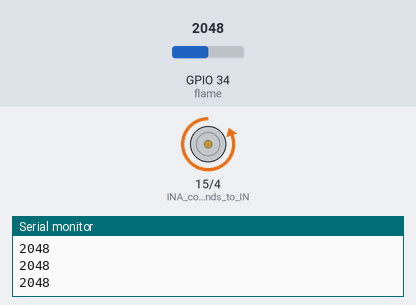
This sketch was run on a simulated ESP32. Shown: motor-driver pin pairs drawn as motors (green arrow = first pin HIGH = forward, orange = second pin HIGH = backward, longer = more drive), the last lines printed to the serial monitor. The inputs (shaded band) are chosen by the test bench; at power-on: GPIO 34 (flame) = 2048.

Above: at 1.2 s.
1.3 s: GPIO 34 (flame) set to 2960
2.8 s: GPIO 34 (flame) set to 3027
At 3.8 s:
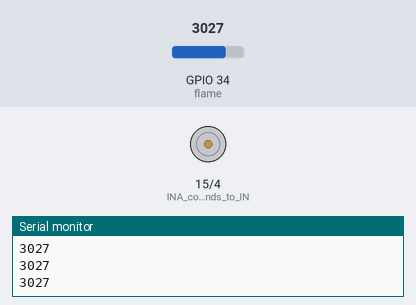
4.3 s: GPIO 34 (flame) set to 2866
At 5.0 s:
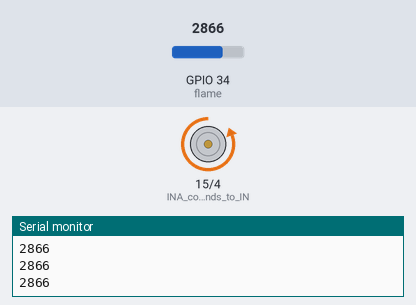
5.8 s: GPIO 34 (flame) set to 3040
At 6.3 s:
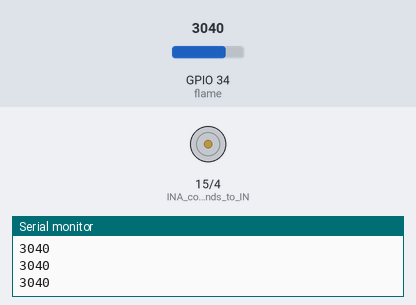
Timing chart, 0 to 8.3 s (numbered marks = the images above; inputs shaded):
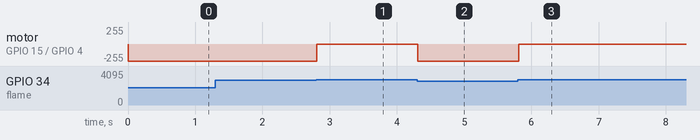

The sketch:

Fire-fighting_robot.ino
```cpp
//**********************************************************************************
/*
 * Filename    : Fire-fighting robot
 * Description : Flame sensor controls the 130 fan module
 * Auther      : http//www.keyestudio.com
*/
int item = 0;
void setup() {
  Serial.begin(9600);
  pinMode(15, OUTPUT);//INA corresponds to IN+, and sets GPIO15 to output mode
  pinMode(4, OUTPUT);//INB corresponds to IN-, and sets GPIO4 to output mode
}

void loop() {
  item = analogRead(34);//The flame sensor is connected to GPIO34, and read the simulated value to Item
  Serial.println(item);//Serial port display analog value
  if (item < 3000) {//Less than 3000
    digitalWrite(15, LOW);//Turn on the fan
    digitalWrite(4, HIGH);
  } else {//Otherwise, turn off the fan.
    digitalWrite(15, LOW);
    digitalWrite(4, LOW);
  }
  delay(100);
}
//**********************************************************************************
```

Measured:
- the behaviour switches between 2999 and 3000 on GPIO 34 (flame) (found by bisection; images 0 and 1)
- after the input at 2.8 s, motor on GPIO 15 (INA_corresponds_to_IN) / GPIO 4 (INB_corresponds_to_IN-): backward 255/255 → stopped at once
- after the input at 4.3 s, motor on GPIO 15 (INA_corresponds_to_IN) / GPIO 4 (INB_corresponds_to_IN-): stopped → backward 255/255 at once
- after the input at 5.8 s, motor on GPIO 15 (INA_corresponds_to_IN) / GPIO 4 (INB_corresponds_to_IN-): backward 255/255 → stopped at once
